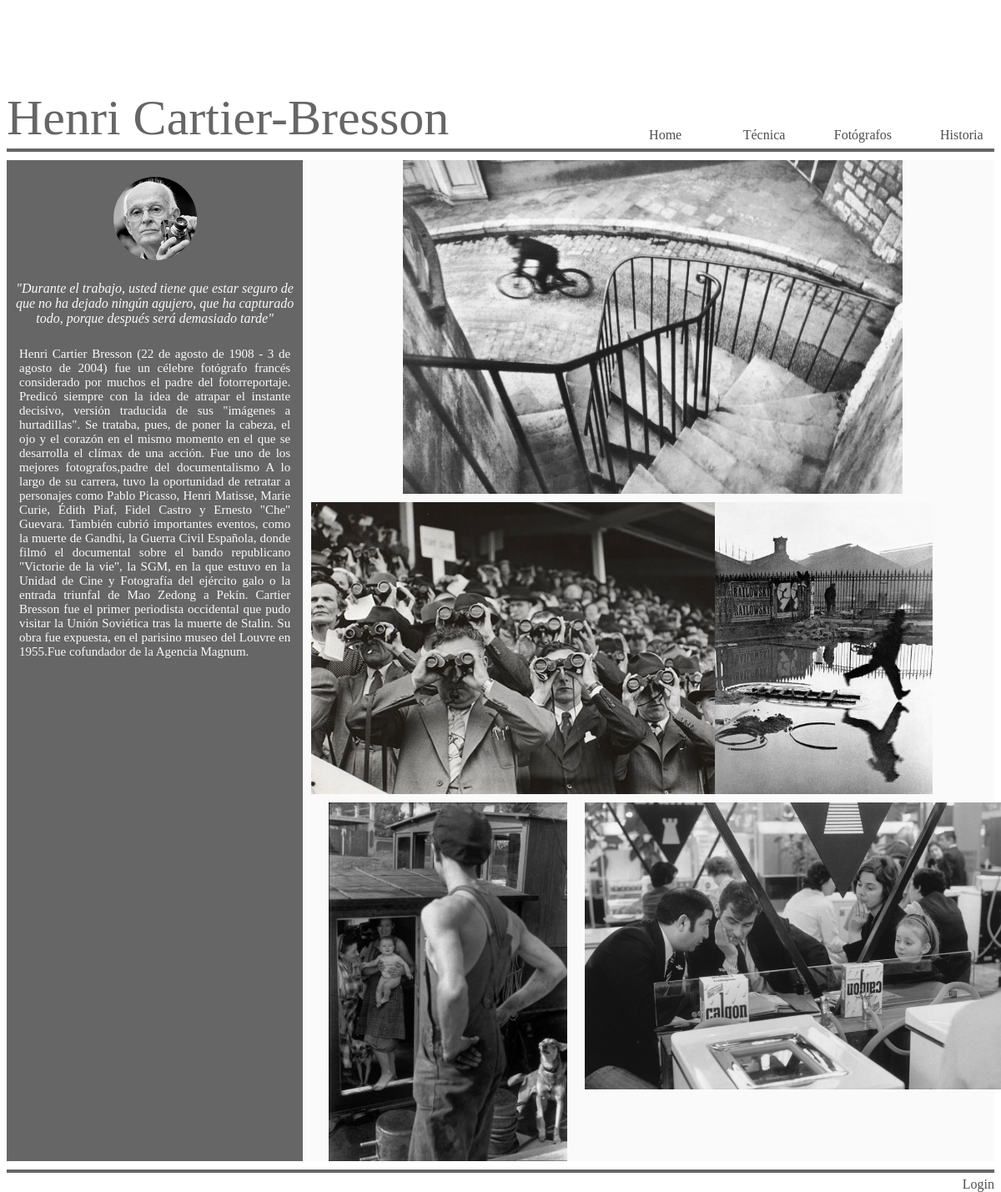
Page /henry.php on the committed database.
### tables this page shows
CREATE TABLE `fotografos` (
  `nombre` varchar(25) NOT NULL,
  `biografia` text,
  `quote` text,
  `rutaretrato` varchar(60) NOT NULL
);

CREATE TABLE `imagenes` (
  `referencia_por_autor` int(11) NOT NULL,
  `ruta` varchar(50) NOT NULL,
  `autor` varchar(25) NOT NULL,
  `alineación` varchar(25) NOT NULL
);

### henry.php (the view, shortened to what this page needs)
<html>
<head>
	<link rel="stylesheet" type="text/css" href="estilo.css">
</head>
<body id="cuerpo">
	<?php
	$conexion=new mysqli('localhost','root','','photoweb');
	$conexion->set_charset("utf8");
	$peticion="SELECT * FROM fotografos WHERE nombre='Henri Cartier-Bresson'";
	$resultado=$conexion->query($peticion);
	$fila=$resultado->fetch_assoc();
	?>
	<div>
		<?php   echo '<div id="titulo2" align="left">'.$fila['nombre'].'</div>'; ?>
		<div id="menu">
			<span id="menuitem"><a href="historia.php">Historia</a></span>
			<span id="menuitem"><a href="fotografos.php">Fotógrafos</a></span>
			<span id="menuitem"><a href="tecnica.php">Técnica</a></span>
			<span id="menuitem"><a href="principal.php">Home</a></span>
		</div>
	<div id="linea" align="center"></div>
	<div id="basefotografos" align="center">
		<div id="bannerizquierdo">
			<?php echo'<span id="retratobio"><img class="circulo" height=100px" width="100px" src="./retratos/'.$fila['rutaretrato'].'"> </span>';?>
			<?php echo '<span id="quote">"'.$fila['quote'].'"</span>';?>
			<?php echo '<span id="bio">'.$fila['biografia'].'</span>';?>
		</div>
			<?php
			$peticion="SELECT * FROM imagenes WHERE autor='Henri Cartier-Bresson' ORDER BY referencia_por_autor ASC";
			$resultado=$conexion->query($peticion);
			?>
		<div id="bannerderecho">
			<div id="derecho1">
				<?php
					$fila=$resultado->fetch_assoc();
					echo '<span class="foto_fotografo"><img height=100%" width="%px" src="./fotografos/henry/'.$fila['ruta'].'"></span>';?>
			</div>
			<div id="derecho2">
				<div class="region_iz">
					<?php
					$fila=$resultado->fetch_assoc();
					echo '<span class="foto_fotografo"><img height="100%" width="%" src="./fotografos/henry/'.$fila['ruta'].'"></span>';?>
				</div>
				<div class="region_der">
					<?php
					$fila=$resultado->fetch_assoc();
					echo '<span "class="foto_fotografo"><img height="100%" width="%" src="./fotografos/henry/'.$fila['ruta'].'"></span>';?>
				</div>
			</div>
			<div id="derecho3">
				<div class="region_iz2">
					<?php
					$fila=$resultado->fetch_assoc();
					echo '<span"class="foto_fotografo"><img height="100%" width="%" src="./fotografos/henry/'.$fila['ruta'].'"></span>';?>
				</div>
				<div class="region_der2">
					<?php
					$fila=$resultado->fetch_assoc();
					echo '<span class="foto_fotografo"><img height="80%" width="%"  src="./fotografos/henry/'.$fila['ruta'].'"></span>';
					mysqli_close($conexion);?>
				</div>
			</div>
		</div>
	</div>
	<div id="linea" align="center"></div>
	<?php
		if(isset($_SESSION['usuario']))
		{
			echo'<div id="login" align="center"><a href="vip.php">'.$_SESSION['usuario'].'/zona suscriptores</a></a></div>';
		}
		else
		{
			echo'<div id="login" align="center" class="ancho"> <a href="login.php">Login</a></div>';
		}
	?>
</body>
</html>

### estilo.css (style rules this page uses)
body { font-family: Georgia; }
#titulo2 { color:hsl(0, 0%, 40%); text-align:left; font-size: 60px; height: 120px; width: 100%; position:relative; top:99px; }
#menuitem { overflow: hidden; text-align:center; font-size: 16; float:right; height: 100%; width: 10%; position:relative; top:20px; left:20px; }
#menu { height: 45px; width: 100%; margin-top: 5px; }
#linea { width: 100%; height: 4px; background-color:hsl(0, 0%, 40%); }
#basefotografos { width: 100%; height: 1200px; background-color:hsl(0, 0%, 98%); margin-top: 10px; margin-bottom: 10px; }
#bannerizquierdo { width: 30%; height: 1200px; background-color:hsl(0, 0%, 40%); float: left; }
#quote { margin-top: 25px; margin-bottom: 25px; text-align: center; float: left; color:hsl(0, 0%, 98%); font-style: oblique; margin-right: 7px; margin-left: 7px; }
#bio { font-size: 15; text-align: center; color:hsl(0, 0%, 98%); text-align: justify; text-justify: inter-word; margin-right: 15px; margin-left:15px; float: right; }
img.circulo { border-radius: 50%; margin-top: 20px; text-align: center; }
#bannerderecho { width: 70%; height: 1200px; float: left; }
.foto_fotografo { text-align: center; }
#derecho1 { height:400px; margin-bottom: 10px; margin-left:10px; }
#derecho2 { height:350px; margin-bottom: 10px; margin-left:10px; }
#derecho3 { height:430px; margin-bottom: 10px; margin-left:10px; }
.region_iz { width: 50%; height: 350px; float: left; }
.region_der { width: 50%; height: 350px; float: left; }
.region_iz2 { width: 40%; height: 430px; float: left; }
.region_der2 { width: 60%; height: 430px; float: left; }
#login { color:rgb(77, 77, 77); text-align:right; font-size: 16px; margin-top: 5px; float:right; }
a { color:rgb(77,77,77); text-align:right; font-family: Georgia; font-size: 16; text-decoration: none; }

### rows in the picture
fotografos: nombre "Henri Cartier-Bresson", rutaretrato (picture), quote "Durante el trabajo, usted tiene que estar seguro de que no ha dejado ningún agujero, que ha capturado todo, porque después será demasiado tarde", biografia "Henri Cartier Bresson (22 de agosto de 1908 - 3 de agosto de 2004) fue un célebre fotógrafo francés considerado por muchos el padre del fotorreportaje. Predicó siempre con la idea de atrapar el instante decisivo, versión traducida de sus \"imágenes a hurtadillas\". Se trataba, pues, de poner la cabeza, el ojo y el corazón en el mismo momento en el que se desarrolla el clímax de una acción. Fue uno de los mejores fotografos,padre del documentalismo A lo largo de su carrera, tuvo la oportunidad de retratar a personajes como Pablo Picasso, Henri Matisse, Marie Curie, Édith Piaf, Fidel Castro y Ernesto \"Che\" Guevara. También cubrió importantes eventos, como la muerte de Gandhi, la Guerra Civil…"
imagenes: ruta (picture)
imagenes: ruta (picture)
imagenes: ruta (picture)
imagenes: ruta (picture)
imagenes: ruta (picture)
